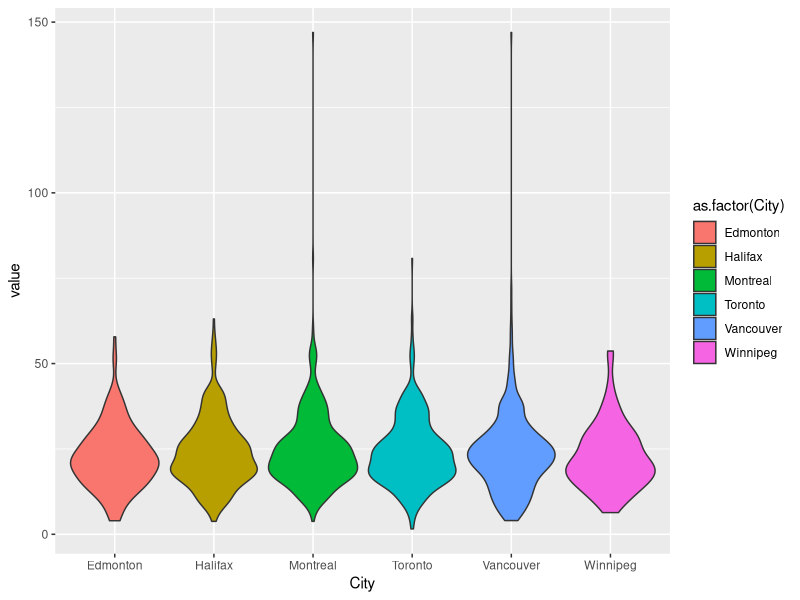
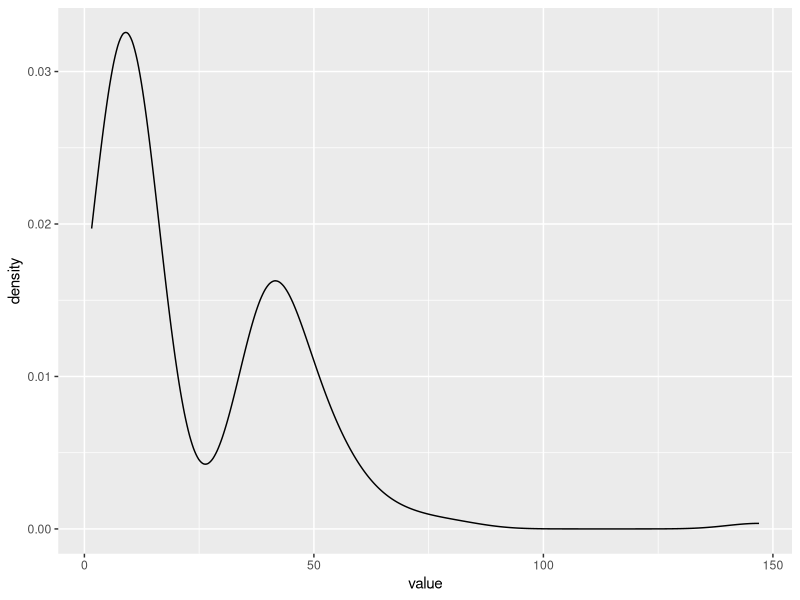
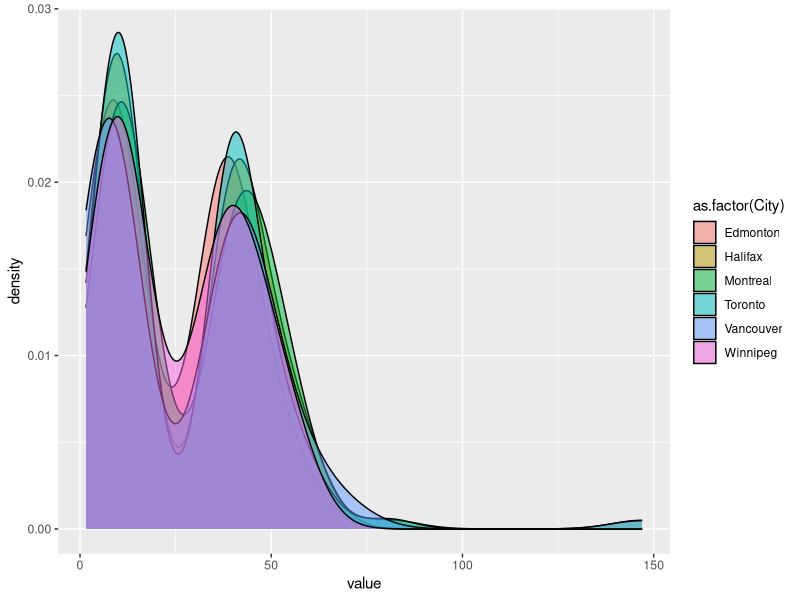

Reproduce these figures in R, in order. (Note: this script raises an error after producing the figures.)
# Generate lists of weird species by city and overall. Weird species are species with trait values in the 5th and 9th percentile.
# At this point, only considering one trait: Leaf area per leaf dry mass (specific leaf area, SLA or 1/LMA): petiole excluded

library(dplyr)
library(ggplot2)

# read in species occurance + trait data and filter for traits of interest
species_traits <- read.csv("data/species_and_their_traits.csv", header = TRUE, stringsAsFactors = FALSE)

sla <- species_traits %>%
    select(-quadrat, -count) %>%
    filter(TraitName == "Leaf area per leaf dry mass (specific leaf area, SLA or 1/LMA): petiole excluded") %>%
    mutate(TraitName = "SLA") # Make the trait name easier to work with

# have a quick peek at the data

ggplot(sla, aes(x=City, y=value, fill=as.factor(City))) +
    geom_violin()

# calculate percentiles

# pick low and high percentiles

low <- 0.10
high <- 0.90

# GLOBALLY WEIRD
global_percentile <- quantile(sla$value, probs=c(low, high))

global_weird <- sla %>%
    select(-City) %>%
    distinct() %>%
    filter(value < global_percentile[1] | value > global_percentile[2]) %>%
    arrange(value)

nrow(global_weird) # 84 globally weird species

# visual check - two humped?

ggplot(global_weird, aes(x=value)) +
    geom_density()

# write out globally weird
write.csv("analysis/globally_weird.csv", row.names = FALSE)

# LOCALLY WEIRD

# calculate weirdness percentiles for each city
local_percentile <- sla %>%
    group_by(City) %>%
    summarise(low=quantile(value, probs=low), high=quantile(value, probs=high))

# get list of weird species in each city
local_weird <- sla %>%
    left_join(local_percentile) %>%
    filter(value < low | value > high)

# counts of weird
local_weird %>%
    group_by(City) %>%
    summarise(weird=n())

# City      weird
# <chr>     <int>
#1 Edmonton     34
# 2 Halifax      72
# 3 Montreal    103
# 4 Toronto     109
# 5 Vancouver   102
# 6 Winnipeg     24

# visual check - two humped?
ggplot(local_weird, aes(x=value, fill=as.factor(City))) +
    geom_density(alpha=0.5)

# write out locally weird
write.csv(local_weird, "analysis/locally_weird.csv", row.names = FALSE)


